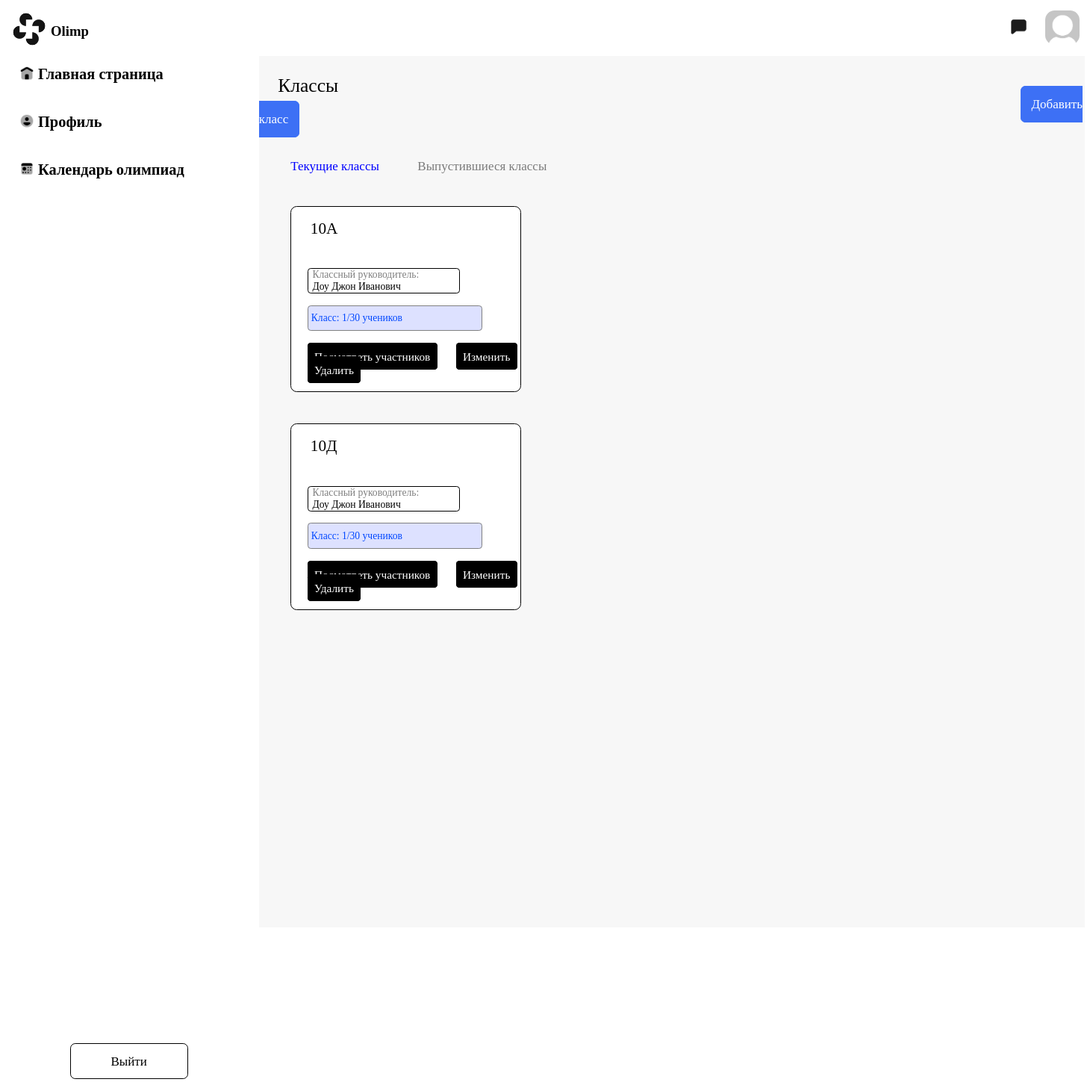
Before: /classroom/classroom/list/ with the older database file.
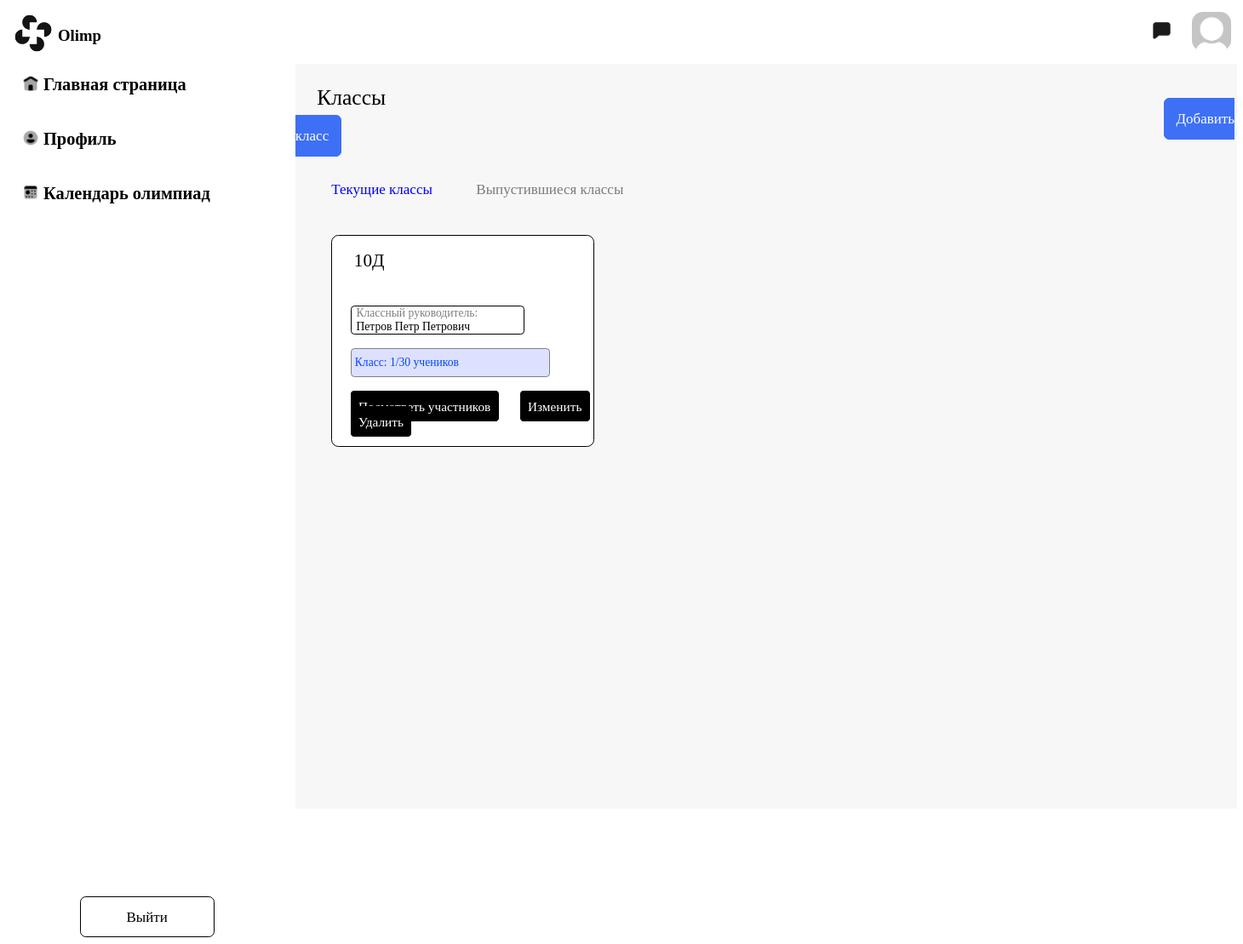
After: the same page with the newer database file.
### main/models.py (models this page shows, shortened)
class Classroom(models.Model):
    class Meta:
        verbose_name_plural = "Учебные классы"
        verbose_name = 'Учебный класс'
    number = models.IntegerField('Цифра', blank=True, null=True)
    letter = models.CharField('Буква', max_length=1, blank=True, null=True)
    teacher = models.ForeignKey(to='users.User', blank=True, null=True, on_delete=models.CASCADE,
                                related_name='teacher')
    child = models.ManyToManyField(to='users.User', blank=True, related_name='Child')

### users/models.py (models this page shows, shortened)
class User(AbstractUser):
    class Meta:
        verbose_name_plural = "Пользователи"
        verbose_name = "Пользователь"
    class Gender(models.TextChoices):
        MALE = 'М'
        WOMENS = 'Ж'
    image = models.ImageField(upload_to='users_images', null=True, blank=True)
    surname = models.CharField(
        "Отчество пользователя (при наличии)", max_length=256, blank=True, null=True
    )
    birth_date = models.DateField('Дата рождения', blank=True, null=True)
    gender = models.CharField("Пол учителя", max_length=2, choices=Gender.choices, default=Gender.MALE)
    is_teacher = models.BooleanField("Учитель", default=False, blank=True,
                                     null=True)  # null ИЗМЕНИТЬ НА FALSE когда будет страница регистрации
    is_child = models.BooleanField("Ученик", default=False, blank=True,
                                   null=True)  # null ИЗМЕНИТЬ НА FALSE когда будет страница регистрации
    is_admin = models.BooleanField("Администратор",
                                   default=False, blank=True,
                                   null=True)  # null ИЗМЕНИТЬ НА FALSE когда будет страница регистрации
    classroom_guide = models.ForeignKey('main.Classroom', related_name='classroom_teachers', blank=True,
                                        on_delete=models.CASCADE, null=True)
    subject = models.ManyToManyField(to="main.Subject", verbose_name="Какой предмет ведёт учитель", blank=True)
    post_job_teacher = models.ManyToManyField(to="main.Post", verbose_name="Должность учителя", blank=True)
    classroom = models.ForeignKey(to='main.Classroom', on_delete=models.CASCADE, verbose_name='Класс ученика',
                                  blank=True, null=True)

### classroom/views.py (the view, shortened to what this page needs)
# urls.py: path('classroom/list/', ListClassroom.as_view(), name='list_classroom'),
class ListClassroom(View, LoginRequiredMixin, AdminRequiredMixin):
    def get(self, request):
        classroom = Classroom.objects.all()
        return render(request, 'list_classroom/list_classroom.html', context={'classroom': classroom})

### classroom/templates/list_classroom/list_classroom.html (shortened to what this page needs)
<!DOCTYPE html>
{% load static %}
<html lang="en">
<head>
    <link rel="stylesheet" href="{% static 'list_classroom/list_classroom.css' %}">
    <link rel="stylesheet" href="{% static 'header/header.css' %}">
    <link rel="stylesheet" href="{% static 'navbar/navbar.css' %}">
</head>
{% include 'header/header.html' %}
{% include 'navbar/navbar.html' %}
<body>
<div class="main">
    <div class="classes">Классы</div>
    <a class="addclass" href="{% url 'classroom:classroom_create' %}">Добавить класс</a>
    <div class="sha">Текущие классы</div>
    <div class="do">Выпустившиеся классы</div>
    {% for classroom in classroom %}
    <div class="pole">
        <div class="class">{{ classroom.number }}{{ classroom.letter }}</div>
        <div class="clasruk">
            <div class="classruk">Классный руководитель:</div>
            <div class="rukovoditel">{{ classroom.teacher.last_name }} {{ classroom.teacher.first_name }} {{ classroom.teacher.surname }}
            </div>
        </div>
        <div class="kolvo">Класс: {{ classroom.child.count }}/30 учеников</div>
        <a href="{% url 'classroom:student-applications-admin' classroom.id %}" class="watchinfo" type="button">Посмотреть
            участников</a>
        <a href="{% url 'classroom:classroom_update' classroom.pk %}" class="watchinfo" type="button">Изменить</a>
        <a href="{% url 'classroom:classroom_delete' classroom.pk %}" class="watchinfo" type="button">Удалить</a>
    </div>
    {% endfor %}
</div>
</body>
</html>

### main/templates/header/header.html (shortened to what this page needs)
{% load static %}
{% block header %}
<header>
    <div class="golova">
        <div id="yourlogo">
            <button class="btnh"><img class="sun" id="avatarka"
                                          src=" {% if user.image %}{{ user.image.url }}{% else %}{% static 'homepage/img/default-ava.png' %}{% endif %}"></button>
        </div>
        <div id="chat">
            <button class="btnh"><img class="sun" id="chatblack"
                                        src="{% static 'homepage/img/Chatblack.png' %}"></button>
        </div>
    </div>
</header>
{% endblock %}

### main/templates/navbar/navbar.html (shortened to what this page needs)
{% load static %}
{% block content %}
    <aside class="spisok">
        <img class="logo" src="{% static 'homepage/img/logoolimp.jpg' %}" alt="">
        <p class="logoword">Olimp</p>
        <div id="spis">
            <ul class="asidespis">
                <li>
                    <div class="mainpage">
                        <img id="mainpageimg" src="{% static 'profile/img/home.png' %}"><a
                            href="{% url 'main:home' %}" id="mainpage">Главная страница</a>
                    </div>
                </li>
                <li>
                    <div class="mainpage">
                        <img id="mainpageimg" src="{% static 'profile/img/profile.png' %}"><a
                            href="{% url 'users:profile' %}" id="setting">Профиль</a>
                    </div>
                </li>
                <li>
                    <div class="mainpage">
                        <img id="mainpageimg" src="{% static 'profile/img/calendar.png' %}"><a
                            href="{% url 'calendar_olimp:calendar' %}" id="dates">Календарь
                        олимпиад</a>
                    </div>
                </li>
            </ul>
            <a href="{% url 'users:logout' %}" class="exitbutton" type="button" value="Выйти">Выйти</a>
        </div>
    </aside>
{% endblock %}

### static/list_classroom/list_classroom.css (style rules this page uses)
html { overflow: hidden; font-family: Bahnschrift; zoom: 85%; max-width: 100%; max-height: 100%; }
.golova { width: 1800%; background-color: white; }
.logo { width: 75px; height: 75px; padding: 0; }
.logoword { padding: 0; position: fixed; left: 80px; top: 15px; font-weight: bold; font-size: 22px; }
#spis { padding-left: 20px; text-align: left; position: fixed; float: left; width: 200px; height: 100%; background-color: white; }
.spisok li { margin-bottom: 75px; }
li::marker { content: ''; }
#mainpage { text-decoration: none; color: #000; position: fixed; left: 60px; font-size: 24px; font-weight: bold; }
#mainpageimg { position: fixed; left: 30px; }
#dates { text-decoration: none; color: #000; position: fixed; left: 60px; font-size: 24px; }
#setting { text-decoration: none; color: #000; position: fixed; left: 60px; font-size: 24px; }
#spis:after { content: ""; position: absolute; top: 100%; left: 50px; border-top: 50px solid green; border-top-color: inherit; border-left: 50px solid transparent; border-right: 50px solid transparent; }
.exitbutton { transition-property: background; transition-duration: 0.3s; width: 183.822px; height: 20px; justify-content: center; align-items: center; flex-shrink: 0; border-radius: 8px; border: 1.5px solid #000; color: #000; text-decoration: none; background: #FFF; position: fixed; left: 110px; bottom: 10px; font-family: Bahnschrift; font-size: 20px; font-style: normal; font-weight: 400; line-height: normal; text-align: center; padding-top: 17px; padding-bottom: 17px; }
.main { background-color: #f7f7f7; margin-left: 400px; padding-bottom: 500px; }
.classes { font-size: 30px; margin-left: 30px; padding-top: 30px; font-family: Bahnschrift; }
.sha { margin-left: 50px; margin-top: 50px; font-size: 20px; text-decoration: none; color: blue; }
.do { margin-left: 250px; font-size: 20px; margin-top: -23px; opacity: 0.5; }
.addclass { transition-property: background; transition-duration: 0.3s; width: 183.822px; height: 56px; padding: 16px; padding-top: -20px; margin-left: 1200px; justify-content: center; align-items: center; flex-shrink: 0; border-radius: 8px; border: 1.5px solid #3d70f5; text-decoration: none; color: #FFFFFF; background: #3d70f5; left: 500px; font-family: Bahnschrift; font-size: 20px; font-style: normal; font-weight: 400; line-height: normal; }
.pole { border: 1.5px solid #000000; border-radius: 10px; width: 361px; height: 291px; background-color: #FFFFFF; margin-left: 50px; margin-top: 50px; }
.class { font-size: 25px; padding-top: 20px; padding-left: 20px; margin-left: 10px; }
.clasruk { margin-left: 25px; width: 233px; margin-top: 48px; border: 1.5px solid black; border-radius: 5px; padding-left: 5px; }
.classruk { opacity: 0.5; margin-left: 2px; }
.rukovoditel { margin-left: 2px; }
.kolvo { margin-left: 25px; border: 1.5px solid gray; border-radius: 5px; background-color: #DDE1FF; color: #0047ff; width: 269px; margin-top: 18px; height: 28px; padding-top: 10px; padding-left: 5px; margin-bottom: 30px; }
.watchinfo { transition-property: background; transition-duration: 0.3s; width: 307px; margin-top: 60px; margin-left: 25px; height: 44px; padding: 10px; justify-content: center; align-items: center; flex-shrink: 0; border-radius: 5px; border: 1.5px solid #000000; color: white; background: #000000; left: 110px; bottom: 10px; font-family: Bahnschrift; font-size: 18px; font-style: normal; font-weight: 400; line-height: normal; text-decoration: none; }

### static/header/header.css (style rules this page uses)
.golova { width: 1800%; background-color: white; }
.btnh { background-color: white; border: none; }
#yourlogo { position: absolute; display: flex; right: 10px; top: 15px; }
#chat { position: absolute; display: flex; right: 90px; top: 25px; }
#avatarka { width: 55px; height: 55px; border-radius: 15px; }

Changed rows visible on the page:
removed Classroom: number "10", letter "А", teacher.last_name "Доу", teacher.first_name "Джон", teacher.surname "Иванович", child.count "1"
removed Classroom: number "10", letter "Д", teacher.last_name "Доу", teacher.first_name "Джон", teacher.surname "Иванович", child.count "1"
added Classroom: number "10", letter "Д", teacher.last_name "Петров", teacher.first_name "Петр", teacher.surname "Петрович", child.count "1"
